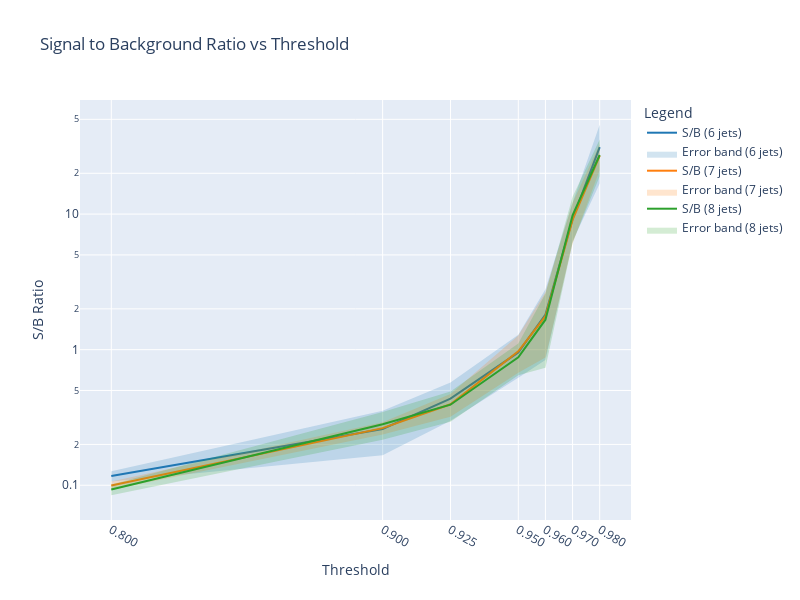

Source (notebook cell):
### Code cell
# Create figure
fig = go.Figure()

for df, label, color in zip(dfs, labels, colors):
    # Extract S/B values and errors
    sb_row = df[df["Process"] == "S/B"].iloc[0]
    sb_values = []
    sb_errors = []
    for threshold in thresholds:
        value, error = extract_value_and_error(sb_row[str(threshold)])
        sb_values.append(value)
        sb_errors.append(error)

    # Convert to numpy arrays for easier calculations
    sb_values = np.array(sb_values)
    sb_errors = np.array(sb_errors)

    # Add trace for the central S/B values
    fig.add_trace(
        go.Scatter(
            x=thresholds, y=sb_values, mode="lines", name=f"S/B ({label})", line=dict(color=color)
        )
    )

    # Add error bands
    fig.add_trace(
        go.Scatter(
            x=thresholds + thresholds[::-1],
            y=np.concatenate([sb_values + sb_errors, (sb_values - sb_errors)[::-1]]),
            fill="toself",
            fillcolor=color.replace("rgb", "rgba").replace(")", ",0.2)"),  # Add transparency
            line=dict(color="rgba(255,255,255,0)"),
            hoverinfo="skip",
            name=f"Error band ({label})",
        )
    )

# Update layout
fig.update_layout(
    title="Signal to Background Ratio vs Threshold",
    xaxis_title="Threshold",
    yaxis_title="S/B Ratio",
    yaxis_type="log",
    legend_title="Legend",
    xaxis=dict(tickmode="array", tickvals=thresholds, ticktext=[f"{t:.3f}" for t in thresholds]),
    width=800,
    height=600,
)

# Show the plot
fig.show()

### Figure 1 — Plotly figure (JSON) as saved in the notebook; plotly's stock layout.template omitted (floating-point values rounded to 4 significant figures)
{"data": [{"line": {"color": "rgb(31, 119, 180)"}, "mode": "lines", "name": "S/B (6 jets)", "type": "scatter", "x": [0.8, 0.9, 0.925, 0.95, 0.96, 0.97, 0.98], "y": [0.1168, 0.26, 0.4353, 0.9544, 1.814, 9.219, 31.2]}, {"fill": "toself", "fillcolor": "rgba(31, 119, 180,0.2)", "hoverinfo": "skip", "line": {"color": "rgba(255,255,255,0)"}, "name": "Error band (6 jets)", "type": "scatter", "x": [0.8, 0.9, 0.925, 0.95, 0.96, 0.97, 0.98, 0.98, 0.97, 0.96, 0.95, 0.925, 0.9, 0.8], "y": [0.1269, 0.3538, 0.5716, 1.287, 2.789, 12.12, 45.61, 16.79, 6.318, 0.8395, 0.6219, 0.299, 0.1661, 0.1067]}, {"line": {"color": "rgb(255, 127, 14)"}, "mode": "lines", "name": "S/B (7 jets)", "type": "scatter", "x": [0.8, 0.9, 0.925, 0.95, 0.96, 0.97, 0.98], "y": [0.09942, 0.2639, 0.3953, 0.9728, 1.765, 9.053, 27.05]}, {"fill": "toself", "fillcolor": "rgba(255, 127, 14,0.2)", "hoverinfo": "skip", "line": {"color": "rgba(255,255,255,0)"}, "name": "Error band (7 jets)", "type": "scatter", "x": [0.8, 0.9, 0.925, 0.95, 0.96, 0.97, 0.98, 0.98, 0.97, 0.96, 0.95, 0.925, 0.9, 0.8], "y": [0.1064, 0.2909, 0.471, 1.27, 2.654, 12.05, 32.96, 21.15, 6.057, 0.8764, 0.6761, 0.3196, 0.2369, 0.09243]}, {"line": {"color": "rgb(44, 160, 44)"}, "mode": "lines", "name": "S/B (8 jets)", "type": "scatter", "x": [0.8, 0.9, 0.925, 0.95, 0.96, 0.97, 0.98], "y": [0.09287, 0.2819, 0.3926, 0.8794, 1.663, 9.774, 27.29]}, {"fill": "toself", "fillcolor": "rgba(44, 160, 44,0.2)", "hoverinfo": "skip", "line": {"color": "rgba(255,255,255,0)"}, "name": "Error band (8 jets)", "type": "scatter", "x": [0.8, 0.9, 0.925, 0.95, 0.96, 0.97, 0.98, 0.98, 0.97, 0.96, 0.95, 0.925, 0.9, 0.8], "y": [0.1014, 0.3473, 0.4916, 1.112, 2.59, 13.41, 35.53, 19.05, 6.138, 0.7367, 0.647, 0.2936, 0.2165, 0.08436]}], "layout": {"height": 600, "legend": {"title": {"text": "Legend"}}, "title": {"text": "Signal to Background Ratio vs Threshold"}, "width": 800, "xaxis": {"tickmode": "array", "ticktext": ["0.800", "0.900", "0.925", "0.950", "0.960", "0.970", "0.980"], "tickvals": [0.8, 0.9, 0.925, 0.95, 0.96, 0.97, 0.98], "title": {"text": "Threshold"}}, "yaxis": {"title": {"text": "S/B Ratio"}, "type": "log"}}}
